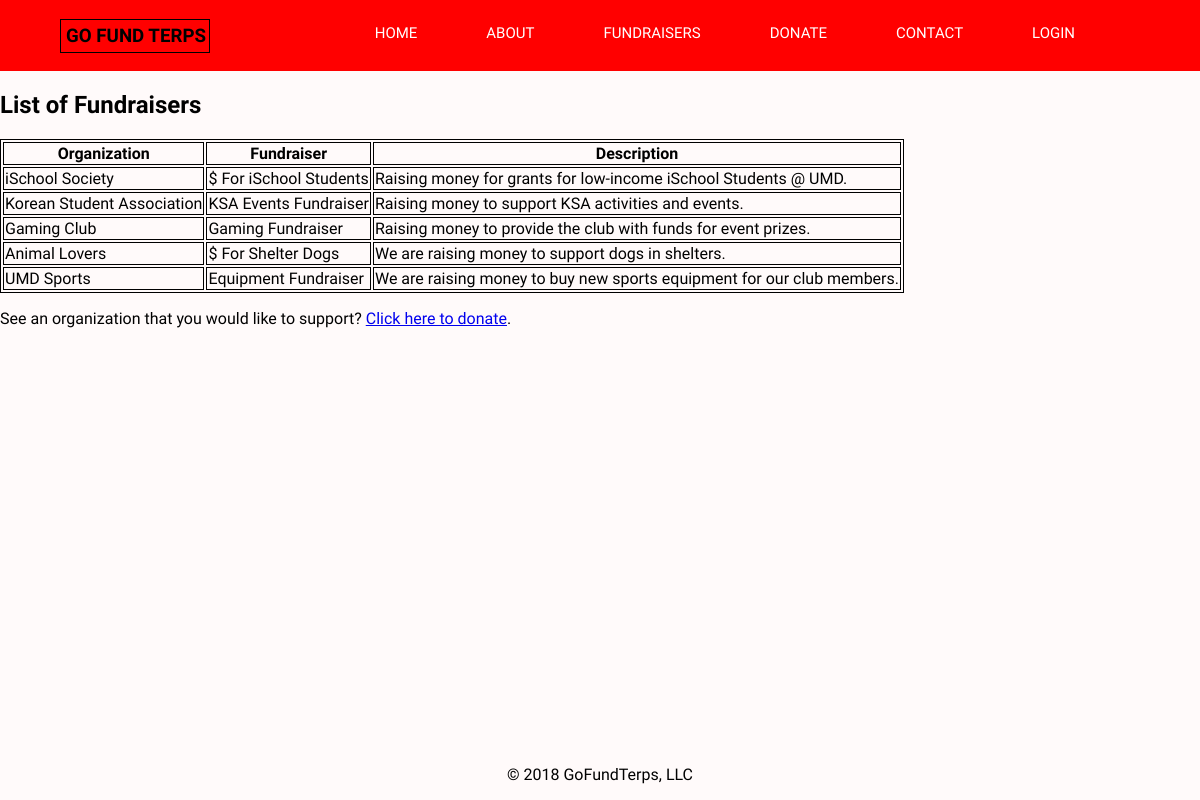
The app's page /php/list_fundraisers.php with its own data.
### tables this page shows
CREATE TABLE IF NOT EXISTS `fundraisers` (
  `fundraiser_id` int(11) NOT NULL,
  `org_name` varchar(255) NOT NULL,
  `fundraiser_name` varchar(255) NOT NULL,
  `fundraiser_desc` text NOT NULL,
  `created_at` datetime DEFAULT CURRENT_TIMESTAMP
);

### php/list_fundraisers.php (the view, shortened to what this page needs)
<!DOCTYPE html>
<html lang="en">
<head>
    <link rel="stylesheet" href="../css/style.css">
</head>
<body>
  <header>
    <div class="container">
      <h3 class="logo">GO FUND TERPS</h3>
      <nav>
        <ul>
          <li><a href="../html/index.html">HOME</a></li>
          <li><a href="../html/about.html">ABOUT</a></li>
          <li><a href="#">FUNDRAISERS</a>
         </li>
         <li><a href="../html/donate.html">DONATE</a></li>
         <li><a href="../html/contact.html">CONTACT</a></li>
         <li><a href="login.php">LOGIN</a>
        </li>
       </ul>
     </nav>
    </div>
  </header>
</body>
  <h2>List of Fundraisers</h2>
  <p>
   <?php
    try {
    $con= new PDO('mysql:host=localhost;dbname=gofundterps', "root", "mysql");
    $con->setAttribute(PDO::ATTR_ERRMODE, PDO::ERRMODE_EXCEPTION);
    $query = "SELECT org_name AS Organization, fundraiser_name AS Fundraiser,
    fundraiser_desc AS Description FROM fundraisers";
    echo '<table class="fundraiser_table"> ';
    $result = $con->query($query);
    $row = $result->fetch(PDO::FETCH_ASSOC);
    echo " <tr> ";
    foreach ($row as $field => $value) {
     echo " <th>$field</th> ";
    }
    echo " </tr> ";
    $data = $con->query($query);
    $data->setFetchMode(PDO::FETCH_ASSOC);
    foreach($data as $row){
     echo " <tr> ";
     foreach ($row as $name=>$value) {
     echo " <td>$value</td> ";
     }
     echo " </tr> ";
    }
    echo "</table> ";
    } catch(PDOException $e) {
     echo 'ERROR: ' . $e->getMessage();
    }
   ?>
   </p>
   <p>See an organization that you would like to support? <a href="../html/donate.html">Click here to donate</a>.</p>
<footer>
  <p class="copyright">&copy; 2018 GoFundTerps, LLC</p>
</footer>
</html>

### css/style.css (style rules this page uses)
body { margin: 0; background: #FFFAFA; font-family: 'Work Sans', sans-serif; font-weight: 500; }
.container { width: 90%; margin: 0 auto; }
header { background: red; }
header::after { content: ''; display: table; clear: both; }
.logo { float: left; border-style: solid; border-width: thin; padding-top: 5px; padding-right: 3px; padding-bottom: 5px; padding-left: 5px; }
nav { float: right; }
nav ul { margin: 0; padding: 0; list-style: none; }
nav li { display: inline-block; margin-right: 65px; padding-top: 23px; position: relative; }
nav a { color: white; text-decoration: none; text-transform: uppercase; font-size: 15px; }
nav a::before { content: ''; display: block; height: 5px; background-color: #444; position: absolute; top: 0; width: 0%; transition: all ease-in-out 200ms; }
footer { bottom: 0px; position: fixed; width: 100%; text-align: center; }

### php/list_fundraisers.php (style rules this page uses)
table, th, td { border: 1px solid black }

### records on screen
fundraisers: org_name "iSchool Society", fundraiser_name "$ For iSchool Students", fundraiser_desc "Raising money for grants for low-income iSchool Students @ UMD."
fundraisers: org_name "Korean Student Association", fundraiser_name "KSA Events Fundraiser", fundraiser_desc "Raising money to support KSA activities and events."
fundraisers: org_name "Gaming Club", fundraiser_name "Gaming Fundraiser", fundraiser_desc "Raising money to provide the club with funds for event prizes."
fundraisers: org_name "Animal Lovers", fundraiser_name "$ For Shelter Dogs", fundraiser_desc "We are raising money to support dogs in shelters."
fundraisers: org_name "UMD Sports", fundraiser_name "Equipment Fundraiser", fundraiser_desc "We are raising money to buy new sports equipment for our club members."

### other values on screen
$field "Organization"
$field "Fundraiser"
$field "Description"
